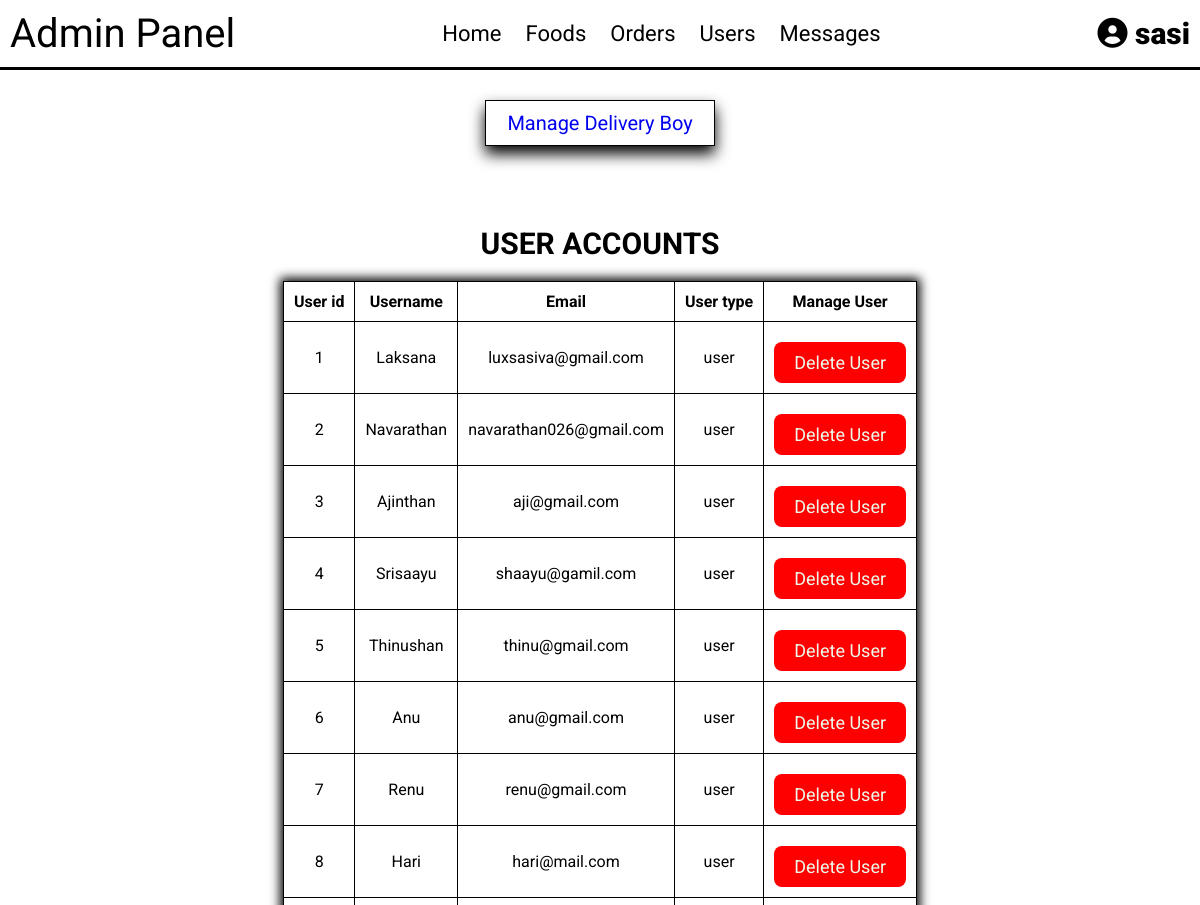
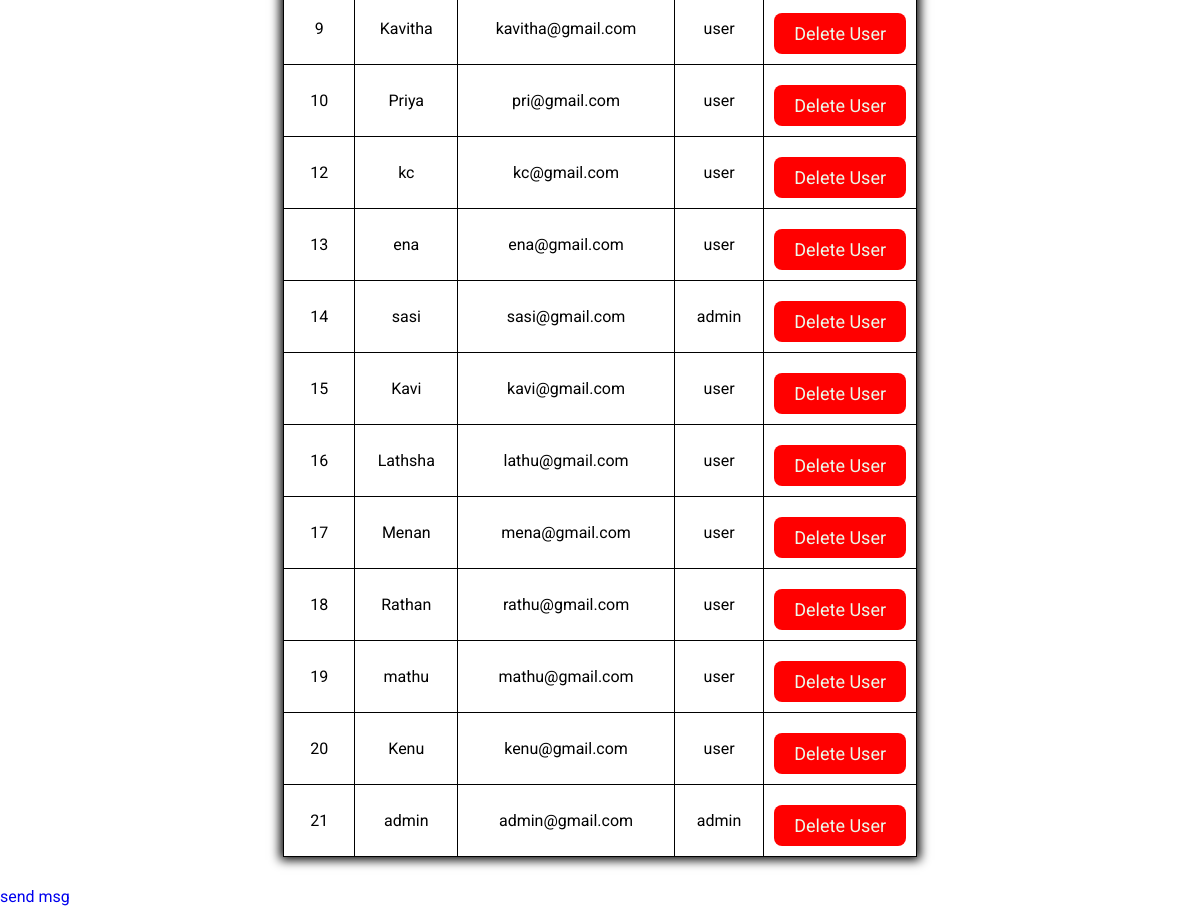
Screenshot of /admin/manage_users.php (signed in) with the database file from the repository (2 pictures, top to bottom).
### tables this page shows
CREATE TABLE IF NOT EXISTS `user_tbl` (
  `user_id` int NOT NULL AUTO_INCREMENT,
  `user_name` varchar(100) NOT NULL,
  `phone_no` varchar(12) NOT NULL,
  `email` varchar(100) NOT NULL,
  `password` varchar(255) NOT NULL,
  `user_type` varchar(15) NOT NULL,
  `loyality_cart` varchar(10) NOT NULL DEFAULT 'No',
  `star_points` decimal(10,2) NOT NULL DEFAULT '0.00',
  PRIMARY KEY (`user_id`),
  UNIQUE KEY `user_name` (`user_name`),
  KEY `user_name_2` (`user_name`)
);

### admin/manage_users.php (the view, shortened to what this page needs)
<?php
include '../connection.php';
?>
<!DOCTYPE html>
<html lang="en">
<head>
   <link rel="stylesheet" href="https://cdnjs.cloudflare.com/ajax/libs/font-awesome/6.0.0/css/all.min.css">
   <link rel="stylesheet" href="../css/admin_style7.css">
</head>
<body>
<?php include 'admin_header.php'; ?>
<section class="add-foods">
   <a href="manage_delb.php" div="btn" >Manage Delivery Boy</a>
</section>
<section class="users">
   <h1 class="title"> user accounts </h1>
   <div class="box-container">
    <table class="center">
        <tr>
            <th>User id</th>
            <th>Username</th>
            <th>Email</th>
            <th>User type</th>
            <th>Manage User</th>
        </tr>
      <?php
         $select_users = mysqli_query($conn, "SELECT * FROM `user_tbl`") or die('query failed');
         while($fetch_users = mysqli_fetch_assoc($select_users)){
      ?>
        <tr>
            <td><?php echo $fetch_users['user_id']; ?></td>
            <td><?php echo $fetch_users['user_name']; ?></td>
            <td><?php echo $fetch_users['email']; ?></td>
            <td><?php echo $fetch_users['user_type']; ?></td>
            <td><a href="manage_users.php?delete=<?php echo $fetch_users['user_id']; ?>" onclick="return confirm('Confirm to delete this user?');" class="delete-btn">delete user</a></td>
        </tr>
      <?php
         };
      ?>
    </table>
   </div>
</section>
<a href="sms2.php">send msg</a>
</body>
</html>

### css/admin_style7.css (style rules this page uses)
* { font-family: 'Roboto'; margin:0; padding:0; box-sizing: border-box; outline: none; border:none; text-decoration: none; transition:all .2s linear; }
body { background-color: #ffffff; }
section { padding:30px 25px; }
.title { text-align: center; margin:20px; text-transform: uppercase; color:#000000; font-size: 30px; }
.btn, .option-btn, .delete-btn, .white-btn { display: inline-block; margin-top: 10px; padding:10px 20px; cursor: pointer; color:#ebfaeb; font-size: 18px; border-radius: 8px; text-transform: capitalize; }
.delete-btn { background-color: #ff0000; }
.add-foods a { padding:10px; font-size: 20px; text-align: center; box-shadow: 0 8px 15px #000000; border:1px solid #000000; display: block; width:20%; margin:auto; left:50%; }
h1 { color:#ffffff; }
table, tr ,th, td { border:1px solid #000000; border-collapse: collapse; text-align: center; padding:2px; }
.box-container table tr td, th { padding:10px; }
table.center { margin-left: auto; margin-right: auto; box-shadow: 0 0 10px 3px #000000; }

### rows the page displays
user_tbl: user_id "1", user_name "Laksana", email "luxsasiva@gmail.com", user_type "user"
user_tbl: user_id "2", user_name "Navarathan", email "navarathan026@gmail.com", user_type "user"
user_tbl: user_id "3", user_name "Ajinthan", email "aji@gmail.com", user_type "user"
user_tbl: user_id "4", user_name "Srisaayu", email "shaayu@gamil.com", user_type "user"
user_tbl: user_id "5", user_name "Thinushan", email "thinu@gmail.com", user_type "user"
user_tbl: user_id "6", user_name "Anu", email "anu@gmail.com", user_type "user"
user_tbl: user_id "7", user_name "Renu", email "renu@gmail.com", user_type "user"
user_tbl: user_id "8", user_name "Hari", email "hari@mail.com", user_type "user"
user_tbl: user_id "9", user_name "Kavitha", email "kavitha@gmail.com", user_type "user"
user_tbl: user_id "10", user_name "Priya", email "pri@gmail.com", user_type "user"
user_tbl: user_id "12", user_name "kc", email "kc@gmail.com", user_type "user"
user_tbl: user_id "13", user_name "ena", email "ena@gmail.com", user_type "user"
user_tbl: user_id "14", user_name "sasi", email "sasi@gmail.com", user_type "admin"
user_tbl: user_id "15", user_name "Kavi", email "kavi@gmail.com", user_type "user"
user_tbl: user_id "16", user_name "Lathsha", email "lathu@gmail.com", user_type "user"
user_tbl: user_id "17", user_name "Menan", email "mena@gmail.com", user_type "user"
user_tbl: user_id "18", user_name "Rathan", email "rathu@gmail.com", user_type "user"
user_tbl: user_id "19", user_name "mathu", email "mathu@gmail.com", user_type "user"
user_tbl: user_id "20", user_name "Kenu", email "kenu@gmail.com", user_type "user"
user_tbl: user_id "21", user_name "admin", email "admin@gmail.com", user_type "admin"

### other values shown
$_SESSION['admin_name'] "sasi"
